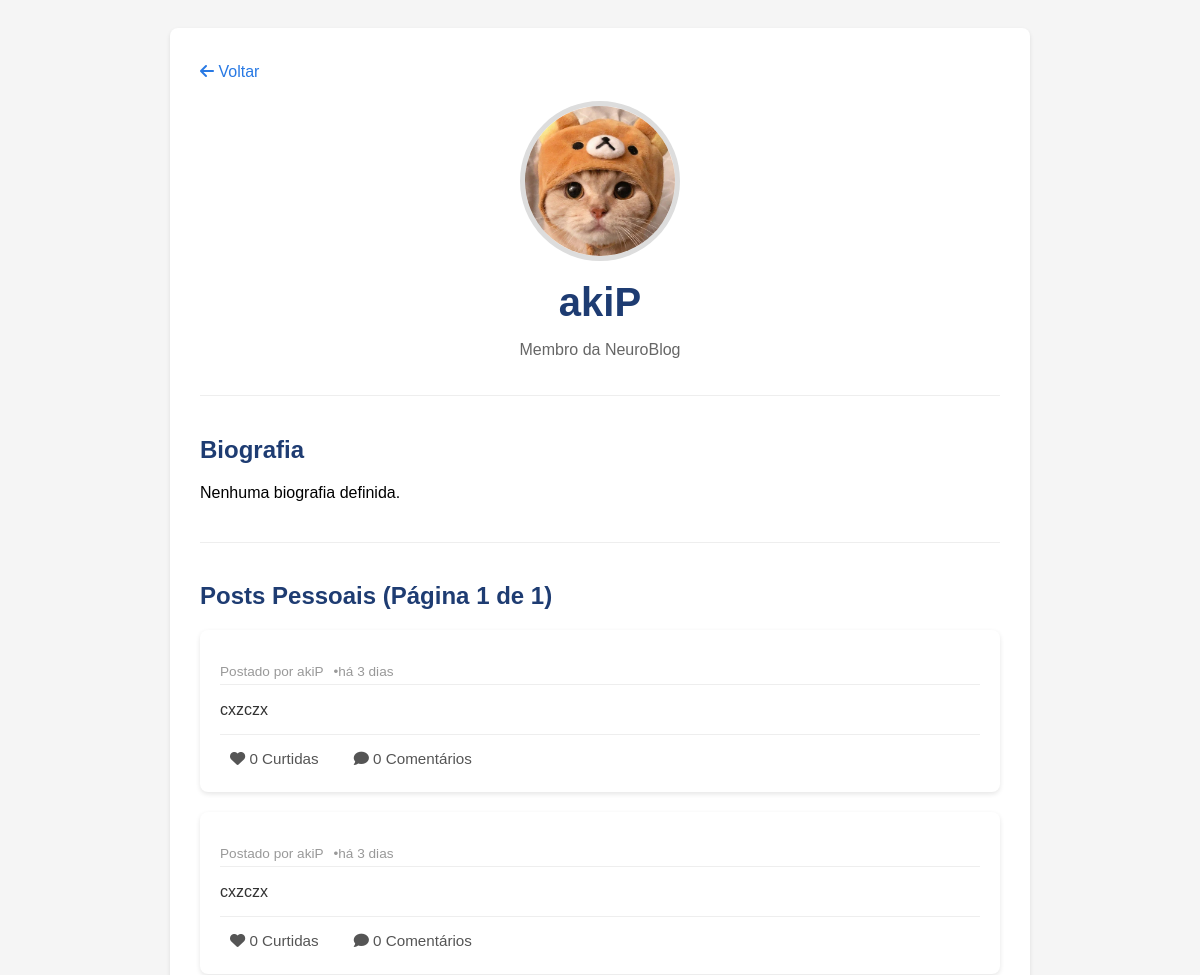
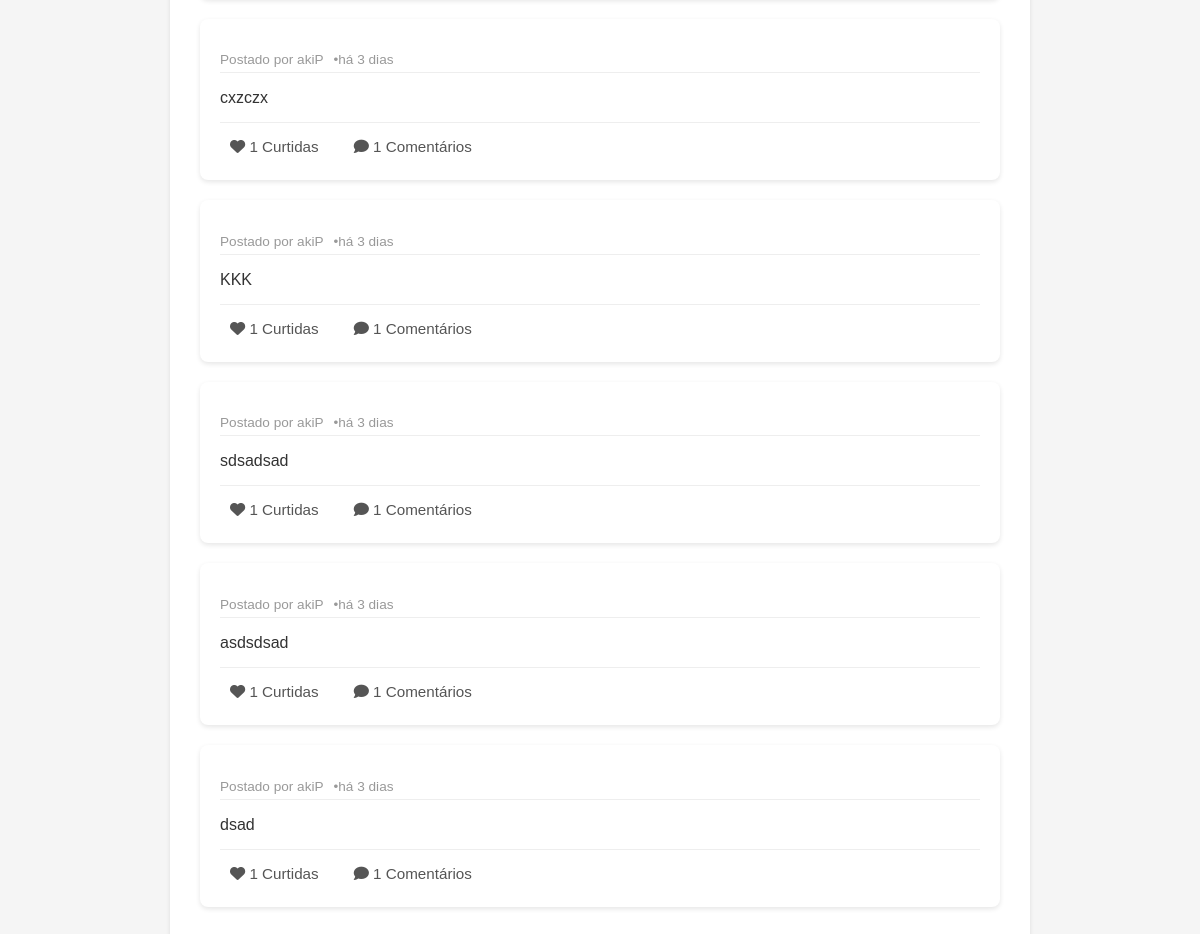
The app's page /NeuroBlogs/perfil.php?id=1 (signed in), older data (2 pictures, top to bottom).
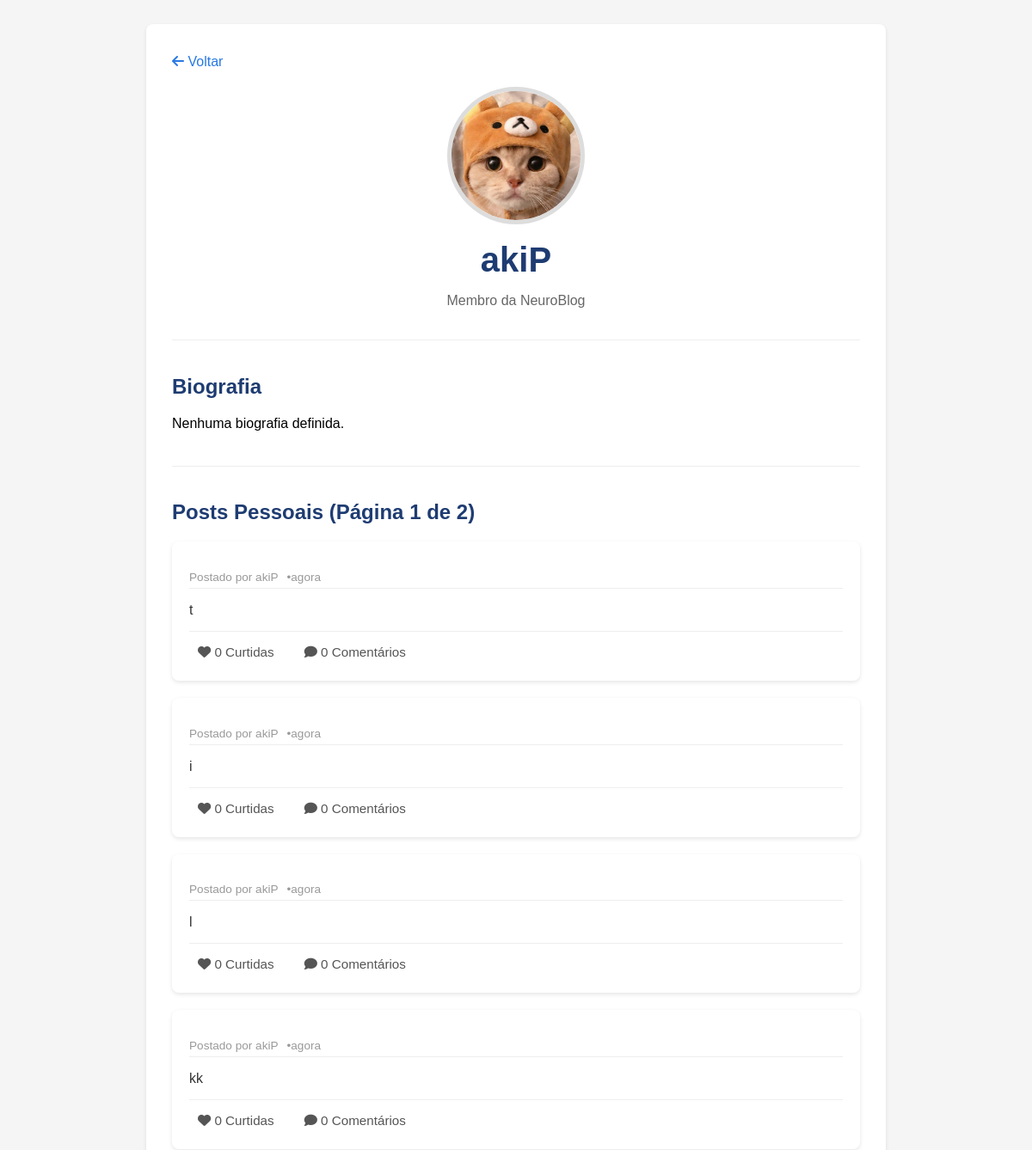
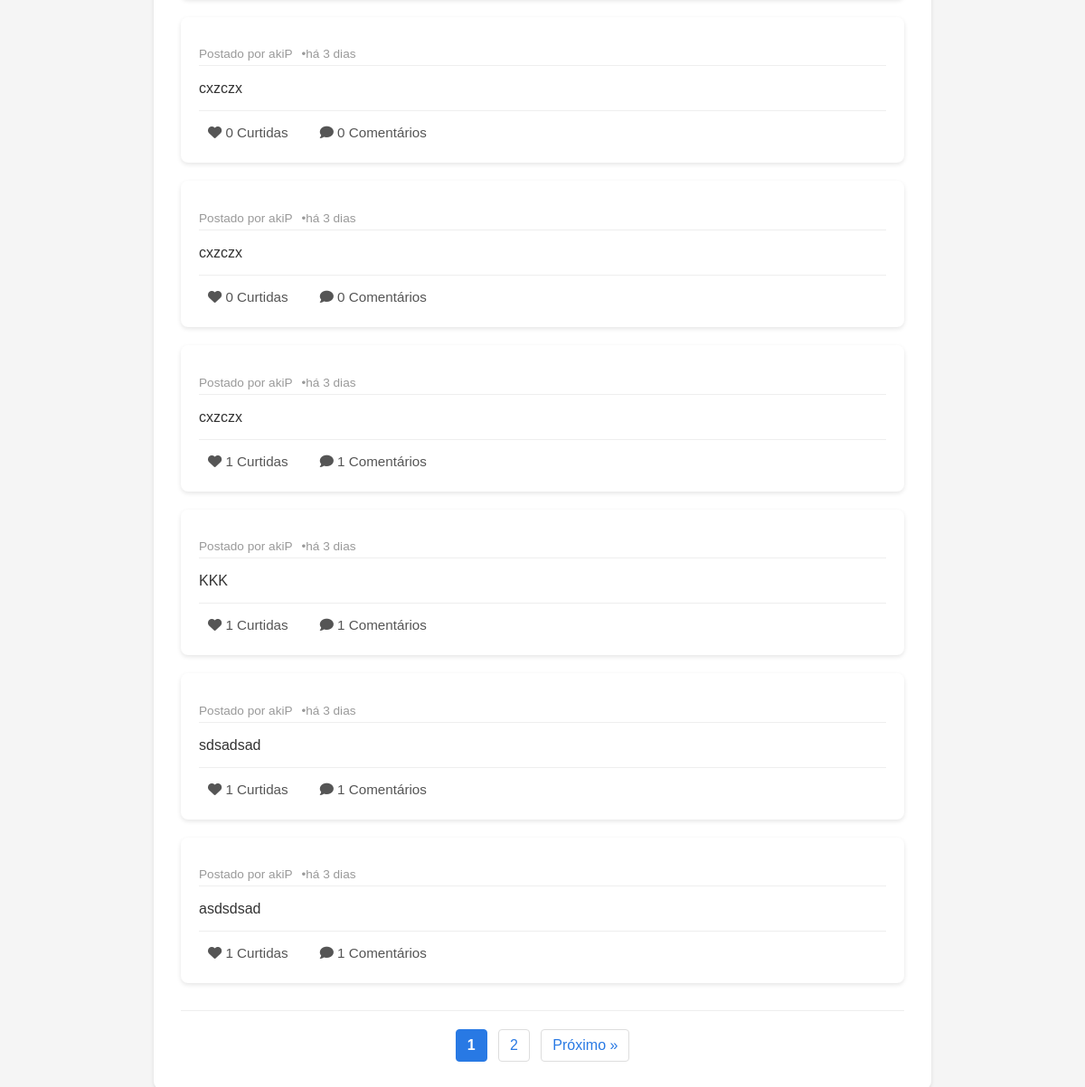
The same page, newer data (2 pictures, top to bottom).
### tables this page shows
CREATE TABLE `perfil_usuario` (
  `id` int(11) NOT NULL COMMENT 'Chave estrangeira para usuarios.id',
  `pronoun` varchar(50) DEFAULT NULL,
  `neurotipos` varchar(100) DEFAULT NULL,
  `bio` text DEFAULT NULL COMMENT 'Biografia consolidada do usuário',
  `foto_perfil` varchar(255) NOT NULL DEFAULT 'imagens/default.png',
  `cor_fundo_pref` varchar(7) NOT NULL DEFAULT '#FFFFFF',
  `cor_texto_pref` varchar(7) NOT NULL DEFAULT '#374151',
  `tamanho_fonte_pref` varchar(10) NOT NULL DEFAULT 'medium',
  `fonte_preferida` varchar(50) NOT NULL DEFAULT 'sans-serif'
);

CREATE TABLE `usuarios` (
  `id` int(10) NOT NULL,
  `email` varchar(100) NOT NULL,
  `senha` varchar(100) NOT NULL,
  `apelido` varchar(50) NOT NULL,
  `nivel` int(1) NOT NULL
);

CREATE TABLE `posts_pessoais` (
  `id` int(11) NOT NULL,
  `usuario_id` int(11) NOT NULL COMMENT 'Obrigatorio - O dono do post',
  `titulo` varchar(255) DEFAULT NULL,
  `conteudo` text NOT NULL,
  `imagem` varchar(255) DEFAULT NULL,
  `data_criacao` timestamp NOT NULL DEFAULT current_timestamp(),
  `visibilidade` enum('publico','privado') NOT NULL DEFAULT 'publico'
);

### NeuroBlogs/perfil.php (the view, shortened to what this page needs)
<?php
include "conexao.php";
$targetUserId = $_GET['id'] ?? ($_SESSION['usuario_id'] ?? 0);
$currentUserId = $_SESSION['usuario_id'] ?? 0;
$isCurrentUser = ($currentUserId > 0) && ($currentUserId == $targetUserId);
if (!function_exists('time_ago')) {
    function time_ago($timestamp) {
        $time_difference = time() - strtotime($timestamp);
        if ($time_difference < 1) { return 'agora'; }
        $condition = array(
            12 * 30 * 24 * 60 * 60 => 'ano',
            30 * 24 * 60 * 60       => 'mês',
            24 * 60 * 60            => 'dia',
            60 * 60                 => 'hora',
            60                      => 'minuto',
            1                       => 'segundo'
        );
        foreach( $condition as $secs => $str ) {
            $d = $time_difference / $secs;
            if( $d >= 1 ) {
                $t = round( $d );
                return 'há ' . $t . ' ' . $str . ( ($t > 1 && $str != 'mês' && $str != 'ano') ? 's' : '' ) . ( ($str == 'mês' && $t > 1) ? 'es' : '' ) . ( ($str == 'ano' && $t > 1) ? 's' : '' );
            }
        }
    }
}
$sql_fetch = "
    SELECT
        u.apelido,
        p.bio,
        p.foto_perfil
    FROM
        usuarios u
    LEFT JOIN
        perfil_usuario p ON u.id = p.id
    WHERE
        u.id = ?";
$stmt_fetch = mysqli_prepare($conn, $sql_fetch);
mysqli_stmt_bind_param($stmt_fetch, "i", $targetUserId);
mysqli_stmt_execute($stmt_fetch);
$result_fetch = mysqli_stmt_get_result($stmt_fetch);
$profileData = mysqli_fetch_assoc($result_fetch);
$displayApelido = $profileData['apelido'];
$displayBio = $profileData['bio'] ?: 'Nenhuma biografia definida.';
$defaultPhoto = 'caminho/para/foto_padrao.png';
$displayPhoto = $profileData['foto_perfil'] ?: $defaultPhoto;
$postsPerPage = 10;
$currentPage = isset($_GET['page']) && is_numeric($_GET['page']) && $_GET['page'] > 0 ? (int)$_GET['page'] : 1;
$offset = ($currentPage - 1) * $postsPerPage;
$sql_count_total = "SELECT COUNT(*) AS total FROM posts_pessoais WHERE usuario_id = ?";
if (!$isCurrentUser) {
    $sql_count_total .= " AND visibilidade = 'publico'";
}
$stmt_count = mysqli_prepare($conn, $sql_count_total);
mysqli_stmt_bind_param($stmt_count, "i", $targetUserId);
mysqli_stmt_execute($stmt_count);
$result_count = mysqli_stmt_get_result($stmt_count);
$row_count = mysqli_fetch_assoc($result_count);
$totalPosts = $row_count['total'];
$totalPages = ceil($totalPosts / $postsPerPage);
$posts = [];
$sql_select_posts = "
    SELECT
        p.id,
        p.conteudo,
        p.imagem,
        p.data_criacao,
        p.visibilidade,
        (SELECT COUNT(*) FROM curtidas_pessoais lc WHERE lc.id_postagem = p.id) AS likes_count,
        (SELECT COUNT(*) FROM comentarios_pessoais cc WHERE cc.id_postagem = p.id) AS comments_count
    FROM
        posts_pessoais p
    WHERE
        p.usuario_id = ? ";
if (!$isCurrentUser) {
    $sql_select_posts .= " AND p.visibilidade = 'publico' ";
}
$sql_select_posts .= " ORDER BY p.data_criacao DESC LIMIT ? OFFSET ?";
$stmt_posts = mysqli_prepare($conn, $sql_select_posts);
mysqli_stmt_bind_param($stmt_posts, "iii", $targetUserId, $postsPerPage, $offset);
mysqli_stmt_execute($stmt_posts);
$result_posts = mysqli_stmt_get_result($stmt_posts);
while ($post = mysqli_fetch_assoc($result_posts)) {
    $posts[] = $post;
}
?>
<!DOCTYPE html>
<html lang="pt-br">
<head>
    <link rel="stylesheet" href="https://cdnjs.cloudflare.com/ajax/libs/font-awesome/6.4.0/css/all.min.css">
</head>
<body>
    <main>
    <div class="main-content-single">
        <div class="profile-container">
            <div class="profile-top-bar">
                <a href="homePage.php" class="btn-back-link" title="Voltar para o Feed Principal">
                    <i class="fas fa-arrow-left"></i> Voltar
                </a>
            </div>
            <div class="profile-header">
                <div class="profile-photo-wrapper">
                    <img src="<?= htmlspecialchars($displayPhoto) ?>" alt="Foto de Perfil de <?= htmlspecialchars($displayApelido) ?>" class="profile-photo">
                </div>
                <h1><?= htmlspecialchars($displayApelido) ?></h1>
                <p style="color: #666;">Membro da NeuroBlog</p>
            </div>
            <div class="bio-section">
                <h2>Biografia</h2>
                <p class="bio-text"><?= htmlspecialchars($displayBio) ?></p>
            </div>
            <div class="feed-container">
                <h2>Posts Pessoais (Página <?= $currentPage ?> de <?= $totalPages ?>)</h2>
                <?php if (count($posts) > 0): ?>
                    <?php foreach ($posts as $post): ?>
                        <?php
                        $isLiked = false;
                        if ($currentUserId > 0) {
                            $sql_check_like = "SELECT id FROM curtidas_pessoais WHERE id_postagem = ? AND id_usuario = ?";
                            $stmt_check_like = mysqli_prepare($conn, $sql_check_like);
                            mysqli_stmt_bind_param($stmt_check_like, "ii", $post['id'], $currentUserId);
                            mysqli_stmt_execute($stmt_check_like);
                            mysqli_stmt_store_result($stmt_check_like);
                            $isLiked = mysqli_stmt_num_rows($stmt_check_like) > 0;
                        }
                        ?>
                        <div class="post-card" id="post-<?= $post['id'] ?>">
                            <p class="post-meta">
                                Postado por <?= htmlspecialchars($displayApelido) ?>
                                <span style="margin-left: 10px;">•</span>
                                <span title="<?= date('d/m/Y H:i', strtotime($post['data_criacao'])) ?>"><?= time_ago($post['data_criacao']) ?></span>
                            </p>
                            <p class="post-content"><?= nl2br(htmlspecialchars($post['conteudo'])) ?></p>
                            <div class="post-actions">
                                <?php if ($post['visibilidade'] == 'publico' || $isCurrentUser): ?>
                                    <button class="action-btn like-btn <?= $isLiked ? 'liked' : '' ?>" data-post-id="<?= $post['id'] ?>">
                                        <i class="fas fa-heart"></i>
                                        <span id="likes-count-<?= $post['id'] ?>"><?= $post['likes_count'] ?></span> Curtidas
                                    </button>
                                    <button class="action-btn comment-toggle-btn" data-post-id="<?= $post['id'] ?>">
                                        <i class="fas fa-comment"></i>
                                        <span id="comments-count-<?= $post['id'] ?>"><?= $post['comments_count'] ?></span> Comentários
                                    </button>
                                <?php else: ?>
                                    <span style="color: #999;">Conteúdo privado.</span>
                                <?php endif; ?>
                            </div>
                        </div>
                    <?php endforeach; ?>
                <?php else: ?>
                    <p class="no-posts-message">Este usuário ainda não publicou posts pessoais.</p>
                <?php endif; ?>
                <?php if ($totalPages > 1): ?>
                    <div class="pagination-controls">
                        <?php
                        $baseUrl = "perfil.php?id=" . $targetUserId;
                        $pageRange = 2;
                        ?>
                        <?php for ($i = 1; $i <= $totalPages; $i++): ?>
                            <?php
                            if ($i == 1 || $i == $totalPages || ($i >= $currentPage - $pageRange && $i <= $currentPage + $pageRange)):
                            ?>
                                <a href="<?= $baseUrl . "&page=" . $i ?>" class="page-link <?= ($i == $currentPage ? 'active' : '') ?>">
                                    <?= $i ?>
                                </a>
                            <?php
                            elseif ($i == $currentPage - $pageRange - 1 || $i == $currentPage + $pageRange + 1):
                            ?>
                                <span class="page-dots">...</span>
                            <?php endif; ?>
                        <?php endfor; ?>
                        <?php if ($currentPage < $totalPages): ?>
                            <a href="<?= $baseUrl . "&page=" . ($currentPage + 1) ?>" class="page-link">Próximo &raquo;</a>
                        <?php endif; ?>
                    </div>
                <?php endif; ?>
                </div>
        </div>
    </div>
    </main>
</body>
</html>

### NeuroBlogs/perfil.php (style rules this page uses)
body { font-family: Arial, sans-serif; background-color: #f5f5f5; padding: 20px; }
.main-content-single { display: flex; justify-content: center; }
.profile-container { width: 100%; max-width: 800px; background-color: #fff; padding: 30px; border-radius: 8px; box-shadow: 0 2px 4px rgba(0, 0, 0, 0.1); }
.profile-header { text-align: center; border-bottom: 1px solid #eee; padding-bottom: 20px; }
.profile-top-bar { display: flex; justify-content: flex-start; margin-bottom: 20px; padding-top: 5px; }
.btn-back-link { background-color: transparent !important; color: #2879e4; padding: 0; border: none; text-decoration: none; font-size: 1rem; font-weight: 500; transition: opacity 0.3s; }
.profile-photo-wrapper { margin-bottom: 15px; }
.profile-photo { width: 150px; height: 150px; border-radius: 50%; object-fit: cover; border: 5px solid #ddd; }
.profile-header h1 { color: #1e3c72; margin: 10px 0 5px; font-size: 2.5rem; }
.bio-section { padding: 20px 0; border-bottom: 1px solid #eee; }
.bio-section h2 { color: #1e3c72; font-size: 1.5rem; margin-bottom: 10px; }
.bio-text { line-height: 1.6; }
.feed-container { padding-top: 20px; }
.feed-container h2 { color: #1e3c72; font-size: 1.5rem; margin-bottom: 20px; }
.post-card { background-color: #ffffff; padding: 20px; border-radius: 8px; box-shadow: 0 2px 5px rgba(0, 0, 0, 0.1); margin-bottom: 20px; }
.post-meta { color: #999; font-size: 0.85rem; margin-bottom: 15px; border-bottom: 1px solid #eee; padding-bottom: 5px; display: flex; align-items: center; flex-wrap: wrap; }
.post-content { white-space: pre-wrap; margin-bottom: 15px; color: #333; }
.post-actions { display: flex; gap: 15px; border-top: 1px solid #eee; padding-top: 10px; }
.action-btn { background: none; border: none; color: #555; cursor: pointer; padding: 5px 10px; transition: color 0.2s; font-size: 0.95rem; }
.pagination-controls { margin-top: 30px; text-align: center; padding-top: 20px; border-top: 1px solid #eee; }
.page-link { text-decoration: none; color: #2879e4; padding: 8px 12px; margin: 0 4px; border: 1px solid #ddd; border-radius: 4px; display: inline-block; transition: background-color 0.2s, color 0.2s; }
.page-link.active { background-color: #2879e4; color: white; border-color: #2879e4; font-weight: bold; }

Row changes from the older to the newer data that the page shows:
no longer on this page (row unchanged): posts_pessoais: usuario.apelido "akiP", data_criacao "há 3 dias", conteudo "dsad", likes_count "1", comments_count "1"
added posts_pessoais: usuario.apelido "akiP", data_criacao "agora", conteudo "t", likes_count "0", comments_count "0"
added posts_pessoais: usuario.apelido "akiP", data_criacao "agora", conteudo "i", likes_count "0", comments_count "0"
added posts_pessoais: usuario.apelido "akiP", data_criacao "agora", conteudo "l", likes_count "0", comments_count "0"
added posts_pessoais: usuario.apelido "akiP", data_criacao "agora", conteudo "kk", likes_count "0", comments_count "0"
Text that changed along with them:
$totalPages: "1" → "2"
new list line: "1"
new list line: "2"
text now shown: "Próximo »"
